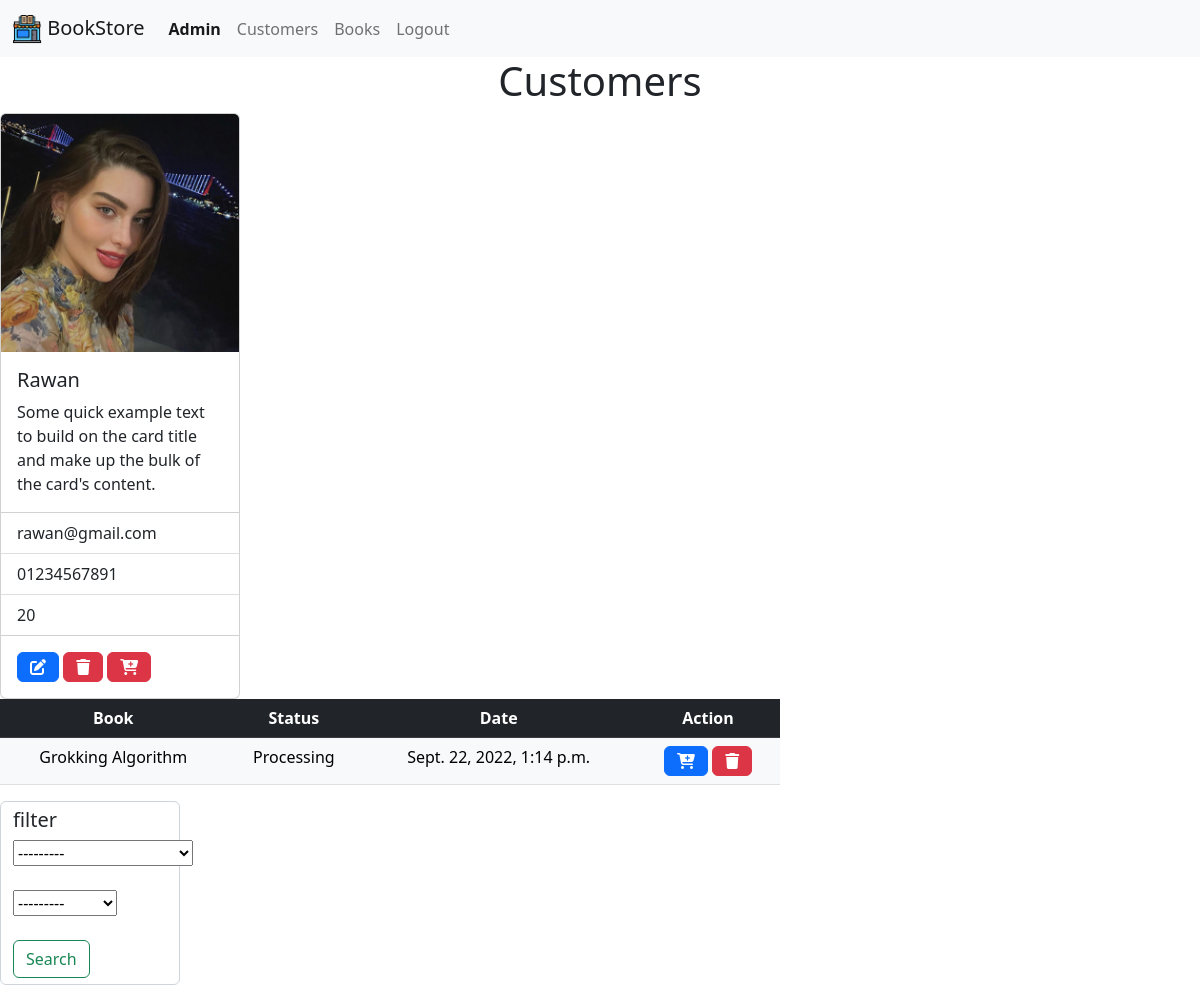
/customer/2 (signed in), run on the app's committed database.
### bookstore/models.py (models this page shows, shortened)
class Customer(models.Model):
    user = models.OneToOneField(User,null=True ,on_delete=models.CASCADE)
    name = models.CharField(max_length=100)
    email = models.CharField(max_length=100, null=True)
    phone = models.CharField(max_length=100, null=True)
    age = models.IntegerField()
    image = models.ImageField(upload_to='images/%Y/%m/%d/', blank=True)
    date_created = models.DateTimeField(auto_now_add=True)

class Order(models.Model):
    STATUS = (
        ('Pending', 'Pending'),
        ('Delivered', 'Delivered'),
        ('Cancelled', 'Cancelled'),
        ('Processing', 'Processing'),
    )
    customer = models.ForeignKey(Customer,null=True,on_delete=models.SET_NULL)
    book = models.ForeignKey(Book, null=True, on_delete=models.SET_NULL)
    tags = models.ManyToManyField(Tag)
    date_created = models.DateTimeField(auto_now_add=True)
    status = models.CharField(max_length=200, null=True, choices=STATUS)
    note = models.CharField(max_length=1000, null=True, blank=True)

class Book(models.Model):
    CATEGORY = (
        ('Fiction', 'Fiction'),
        ('Biography', 'Biography'),
        ('History', 'History'),
        ('Science', 'Science'),
        ('Technology', 'Technology'),
        ('Mathematics', 'Mathematics'),
    )
    name = models.CharField(max_length=100)
    author = models.CharField(max_length=100)
    price = models.IntegerField()
    tags = models.ManyToManyField(Tag)
    category = models.CharField(max_length=100, choices=CATEGORY)
    description = models.CharField(max_length=1000, null=True)
    date_created = models.DateTimeField(auto_now_add=True)
    def __str__(self):
        return self.name

### bookstore/decorators.py (the view)
    def wrapperFunc(request, *args, **kwargs):
        group = None
        if request.user.groups.exists():
            group = request.user.groups.all()[0].name
        if group == 'admin':
            return view_func(request, *args, **kwargs)
        if group == 'customers':
            return redirect('userProfile')

### bookstore/views.py (called while the page is built)
@login_required(login_url='login')
@forAdmin
def customer(request, pk):
    customer = Customer.objects.get(id=pk)
    orders = customer.order_set.all()
    searchFilter = OrderFilter(request.GET, queryset=orders)
    orders = searchFilter.qs
    context = {'orders': orders, 'customer': customer , 'searchFilter': searchFilter}
    return render(request, 'bookstore/customer.html', context)

### templates/bookstore/customer.html (shortened to what this page needs)
{% extends 'base.html' %}
{% load static %}
{% block content %}
<h1 class="containers" style="text-align: center">Customers</h1>
<div class="containers">
  <div class="content">
    <div class="card" style="width: 20%">
      <img src="{{customer.image.url}}" class="card-img-top" />
      <div class="card-body">
        <h5 class="card-title">{{customer.name|title}}</h5>
        <p class="card-text">
          Some quick example text to build on the card title and make up the
          bulk of the card's content.
        </p>
      </div>
      <ul class="list-group list-group-flush">
        <li class="list-group-item">{{customer.email}}</li>
        <li class="list-group-item">{{customer.phone}}</li>
        <li class="list-group-item">{{customer.age}}</li>
      </ul>
      <div class="card-body">
        <a href="#" class="btn btn-primary"
          ><i class="fa-solid fa-pen-to-square"></i
        ></a>
        <a href="#" class="btn btn-danger"><i class="fa-solid fa-trash"></i></a>
        <a href="{% url 'createorder' customer.id %}" class="btn btn-danger"
          ><i class="fa-solid fa-cart-plus"></i
        ></a>
      </div>
    </div>
    <div style="width: 65%">
      <table class="table text-center">
        <thead class="table-dark">
          <tr>
            <th scope="col">Book</th>
            <th scope="col">Status</th>
            <th scope="col">Date</th>
            <th scope="col">Action</th>
          </tr>
        </thead>
        <tbody class="table-light">
          {% for order in orders %}
          <tr>
            <td>{{order.book}}</td>
            <td>{{order.status}}</td>
            <td>{{order.date_created}}</td>
            <td>
              <a
                href="{% url 'createorder' customer.id %}"
                class="btn btn-primary"
                ><i class="fa-solid fa-cart-plus"></i
              ></a>
              <a href="{% url 'delete' order.id %}" class="btn btn-danger"
                ><i class="fa-solid fa-trash"></i
              ></a>
            </td>
          </tr>
          {% endfor %}
        </tbody>
      </table>
    </div>
    <div class="box" style="width: 15%">
      <form class="form-control" method="GET">
        <h5>filter</h5>
        {{searchFilter.form.book}}<br><br>
        {{searchFilter.form.status}}<br><br>
        <button class="btn btn-outline-success" type="submit">Search</button>
      </form>
    </div>
  </div>
</div>
{% endblock content %}

### templates/parts/navbar.html (shortened to what this page needs)
{% load static %}
<nav class="navbar navbar-expand-lg bg-light">
  <div class="container-fluid">
    <a class="navbar-brand" href="{% url 'home' %}">
      <img
        src="{% static 'images/logo.png' %}"
        alt="Logo"
        width="30"
        height="30"
        class="d-inline-block align-text-top"
      />
      BookStore
    </a>
    <div class="collapse navbar-collapse" id="navbarSupportedContent">
      <ul class="navbar-nav me-auto mb-2 mb-lg-0">
        {% if request.user.is_staff %}
        <li class="nav-item">
          <a class="nav-link active" style="font-weight:bold"href="#">{{request.user|title}}</a>
        </li>
        <li class="nav-item">
          <a class="nav-link" aria-current="page" href="{% url 'customers' %}">Customers</a>
        </li>
        <li class="nav-item">
          <a class="nav-link" href="{% url 'books' %}">Books</a>
        </li>
        {% endif %}
        {% if request.user.is_authenticated %}
        <li class="nav-item">
          <a class="nav-link" href="{% url 'logout' %}">Logout</a>
        </li>
        {% endif %}
      </ul>
    </div>
  </div>
</nav>

### data on the page
Customer: image (picture), name "Rawan", email "rawan@gmail.com", phone "01234567891", age "20"
Order: book "Grokking Algorithm", status "Processing", date_created "Sept. 22, 2022, 1:14 p.m."

### other printed values
{{ request.user|title }} "Admin"
